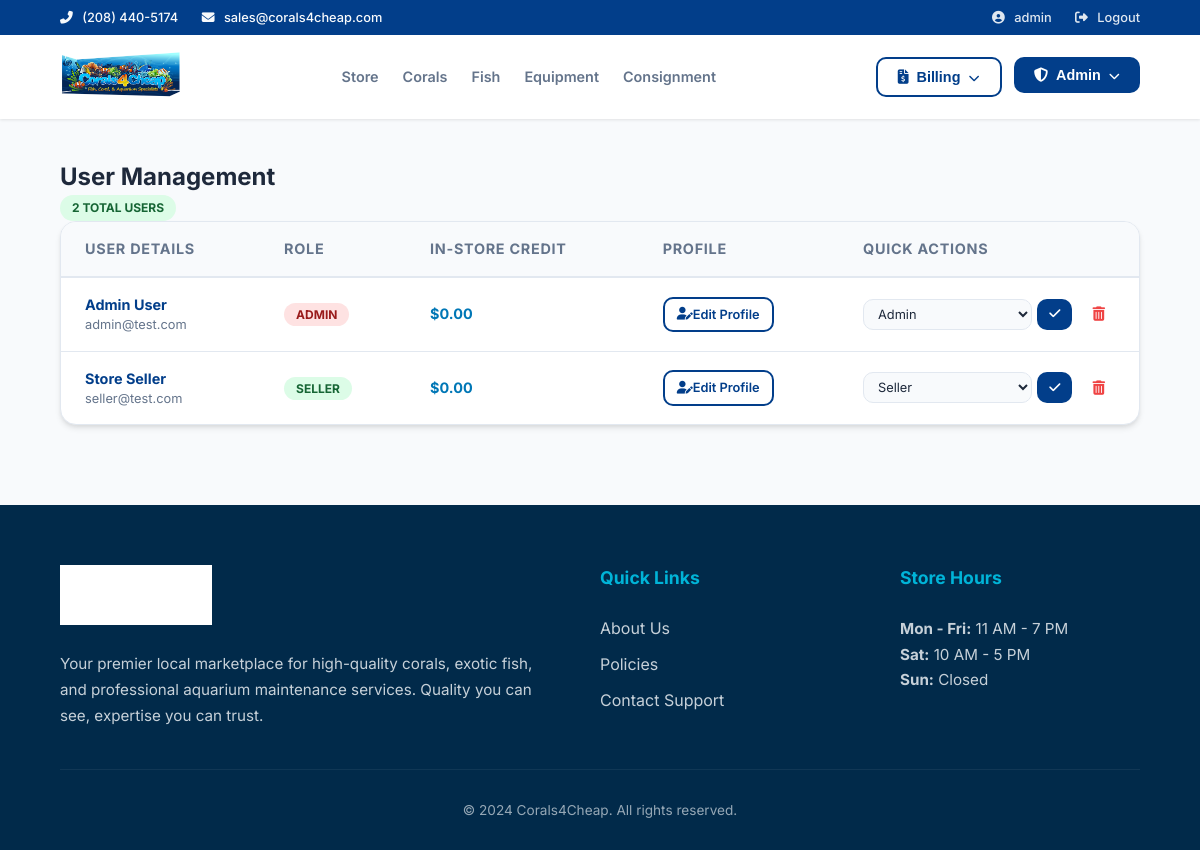
/manage_users (signed in), run on an earlier commit of the app's database.
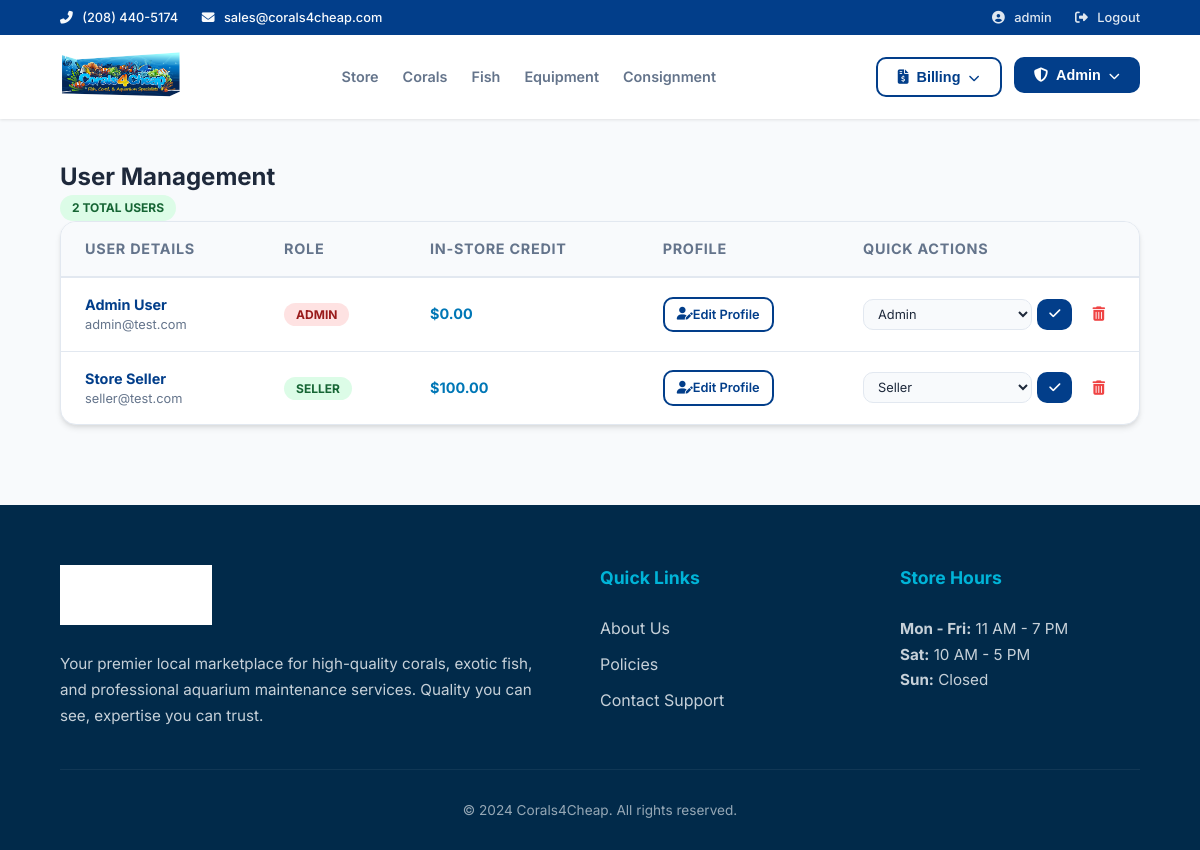
And on a later commit of the database.
### app/models/__init__.py (models this page shows, shortened)
class User(UserMixin, db.Model):
    __tablename__ = 'users'
    user_id = db.Column(db.Integer, primary_key=True)
    username = db.Column(db.String(20), unique=True, nullable=False)
    email = db.Column(db.String(120), unique=True, nullable=False)
    password_hash = db.Column(db.String(128), nullable=False)
    first_name = db.Column(db.String(50), nullable=False)
    last_name = db.Column(db.String(50), nullable=False)
    dob = db.Column(db.Date, nullable=False)
    phone_number = db.Column(db.String(20), nullable=False)
    role_id = db.Column(db.Integer, db.ForeignKey('roles.role_id'), nullable=False)
    is_maintenance = db.Column(db.Boolean,nullable=False,default=0)
    in_store_credit = db.Column(db.Float)
    role = db.relationship('Role', backref='users')
    PasswordReset = db.Column(db.Boolean,default = 0)
    notes = db.Column(db.String(1500),default='')
    @property
    def is_admin(self):
        return self.role_id == 3
    @property
    def is_seller(self):
        return self.role_id in [2,3]

class Role(db.Model):
    __tablename__ = 'roles'
    role_id = db.Column(db.Integer, primary_key=True)
    name = db.Column(db.String(50), unique=True, nullable=False)

### app/admin/routes.py (the view)
@admin_bp.route('/manage_users', methods=['GET'])
@login_required
@admin_required
def manage_users():
    users = User.query.order_by(User.first_name, User.last_name).all()
    roles = Role.query.all()
    return render_template('manage_users.html', users=users, roles=roles)

### app/utils/utility_functions.py (called while the page is built)
def admin_required(func):
    @wraps(func)
    def decorated_view(*args, **kwargs):
        if not current_user.is_authenticated:
            flash("You must be logged in to access this page.", "warning")
            return redirect(url_for('auth.login'))
        if not current_user.is_admin:
            flash("You do not have permission to access this page.", "danger")
            return redirect(url_for('main.home'))
        return func(*args, **kwargs)
    return decorated_view

### app/templates/manage_users.html (shortened to what this page needs)
{% extends "base.html" %}
{% block content %}
<div class="section-header">
    <h2 class="section-title">User Management</h2>
    <div class="user-actions">
        <span class="badge badge-success">{{ users|length }} Total Users</span>
    </div>
</div>
<div class="table-container">
    <table>
        <thead>
            <tr>
                <th>User Details</th>
                <th>Role</th>
                <th>In-Store Credit</th>
                <th>Profile</th>
                <th style="width: 300px;">Quick Actions</th>
            </tr>
        </thead>
        <tbody>
            {% for user in users %}
            <tr>
                <td>
                    <div style="display: flex; flex-direction: column;">
                        <span style="font-weight: 700; color: var(--primary);">{{ user.first_name }} {{ user.last_name }}</span>
                        <span style="font-size: 0.8rem; color: var(--text-muted);">{{ user.email }}</span>
                    </div>
                </td>
                <td>
                    <span class="badge {% if user.role.name == 'admin' %}badge-danger{% elif user.role.name == 'seller' %}badge-success{% else %}badge-info{% endif %}"
                          style="background: {% if user.role.name == 'admin' %}#fee2e2{% elif user.role.name == 'seller' %}#dcfce7{% else %}#e0f2fe{% endif %};
                                 color: {% if user.role.name == 'admin' %}#991b1b{% elif user.role.name == 'seller' %}#166534{% else %}#075985{% endif %};">
                        {{ user.role.name|upper }}
                    </span>
                </td>
                <td>
                    <span style="font-weight: 700; color: var(--primary-light);">${{ "%.2f"|format(user.in_store_credit or 0) }}</span>
                </td>
                <td>
                    <a href="{{ url_for('admin.edit_user_admin', user_id=user.user_id) }}" class="btn btn-outline" style="padding: 6px 12px; font-size: 0.8rem;">
                        <i class="fas fa-user-edit"></i> Edit Profile
                    </a>
                </td>
                <td>
                    <div style="display: flex; gap: 10px; align-items: center;">
                        <form action="{{ url_for('admin.update_user_role', user_id=user.user_id) }}" method="post" style="display: flex; gap: 5px; flex: 1;">
                            <select name="role" required style="padding: 6px 10px; font-size: 0.8rem;">
                                {% for role in roles %}
                                    <option value="{{ role.role_id }}" {% if user.role.role_id == role.role_id %}selected{% endif %}>
                                        {{ role.name|capitalize }}
                                    </option>
                                {% endfor %}
                            </select>
                            <button type="submit" class="btn btn-primary" style="padding: 6px 12px; font-size: 0.8rem;">
                                <i class="fas fa-check"></i>
                            </button>
                        </form>
                        <form action="{{ url_for('billing.delete_user', user_id=user.user_id) }}" method="post" onsubmit="return confirm('Permanently delete {{ user.first_name }} {{ user.last_name }}?');">
                            <button type="submit" class="btn" style="background: transparent; color: #ef4444; padding: 6px 10px;">
                                <i class="fas fa-trash-alt"></i>
                            </button>
                        </form>
                    </div>
                </td>
            </tr>
            {% endfor %}
        </tbody>
    </table>
</div>
{% endblock %}

### app/templates/base.html (shortened to what this page needs)
<!DOCTYPE html>
<html lang="en">
<head>
    <link rel="stylesheet" href="https://cdnjs.cloudflare.com/ajax/libs/font-awesome/6.4.0/css/all.min.css">
    <link rel="stylesheet" href="{{ url_for('static', filename='styles.css') }}">
</head>
<body>
    <div class="app-wrapper">
        <header class="site-header">
            <div class="top-bar">
                <div class="top-bar-left">
                    <span><i class="fas fa-phone-alt"></i> (208) 440-5174</span>
                    <span style="margin-left: 20px;"><i class="fas fa-envelope"></i> sales@corals4cheap.com</span>
                </div>
                <div class="top-bar-right">
                    {% if current_user.is_authenticated %}
                        <a href="{{ url_for('auth.edit_user') }}"><i class="fas fa-user-circle"></i> {{ current_user.username }}</a>
                        <a href="{{ url_for('auth.logout') }}"><i class="fas fa-sign-out-alt"></i> Logout</a>
                    {% else %}
                        <a href="{{ url_for('auth.login') }}"><i class="fas fa-lock"></i> Login / Register</a>
                    {% endif %}
                </div>
            </div>
            <div class="main-header">
                <div class="header-logo">
                    <a href="{{ url_for('main.home') }}">
                        <img src="{{ url_for('static', filename='images/logo.png') }}" alt="Corals4Cheap">
                    </a>
                </div>
                <nav class="main-nav">
                    <a href="{{ url_for('main.home') }}">Store</a>
                    <a href="{{ url_for('catalog.corals') }}">Corals</a>
                    <a href="{{ url_for('catalog.fish') }}">Fish</a>
                    <a href="{{ url_for('catalog.equipment') }}">Equipment</a>
                    {% if current_user.is_authenticated and current_user.is_seller %}
                        <a href="{{ url_for('catalog.consignment') }}">Consignment</a>
                    {% endif %}
                </nav>
                <div class="user-actions">
                    {% if current_user.is_authenticated and (current_user.is_admin or current_user.is_maintenance) %}
                        <div class="dropdown">
                            <button class="dropdown-toggle btn btn-outline">
                                <i class="fas fa-file-invoice-dollar"></i> Billing <i class="fas fa-chevron-down" style="font-size: 0.7rem;"></i>
                            </button>
                        </div>
                    {% endif %}
                    {% if current_user.is_authenticated and current_user.is_admin %}
                        <div class="dropdown">
                            <button class="dropdown-toggle btn btn-primary">
                                <i class="fas fa-shield-alt"></i> Admin <i class="fas fa-chevron-down" style="font-size: 0.7rem;"></i>
                            </button>
                        </div>
                    {% endif %}
                </div>
            </div>
        </header>
        <main class="content-area">
            {% block content %}{% endblock %}
        </main>
        <footer class="site-footer">
            <div class="footer-container">
                <div class="footer-col">
                    <img src="{{ url_for('static', filename='images/logo.png') }}" alt="Company Logo" class="footer-logo-img">
                    <p>Your premier local marketplace for high-quality corals, exotic fish, and professional aquarium maintenance services. Quality you can see, expertise you can trust.</p>
                </div>
                <div class="footer-col">
                    <h3>Quick Links</h3>
                    <ul class="footer-links">
                        <li><a href="{{ url_for('main.about_us') }}">About Us</a></li>
                        <li><a href="{{ url_for('main.policy') }}">Policies</a></li>
                        <li><a href="{{ url_for('main.contact') }}">Contact Support</a></li>
                    </ul>
                </div>
                <div class="footer-col">
                    <h3>Store Hours</h3>
                    <p><strong>Mon - Fri:</strong> 11 AM - 7 PM</p>
                    <p><strong>Sat:</strong> 10 AM - 5 PM</p>
                    <p><strong>Sun:</strong> Closed</p>
                </div>
            </div>
            <div class="footer-bottom">
                &copy; {{ now.year if now else '2024' }} Corals4Cheap. All rights reserved.
            </div>
        </footer>
    </div>
</body>
</html>

What changed in the data, as far as the page shows it:
changed User "Store": in_store_credit "0.00" → "100.00"
